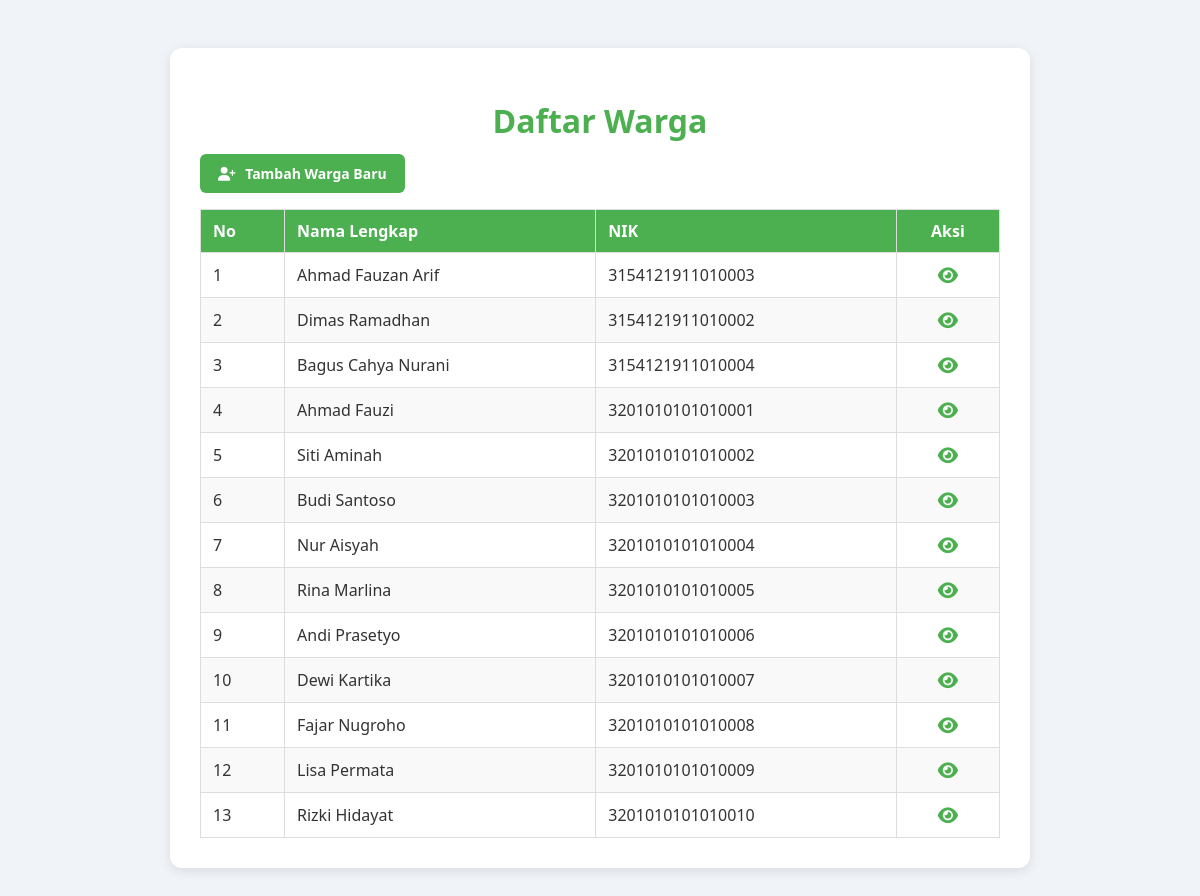
/warga/, run on an earlier commit of the app's database.
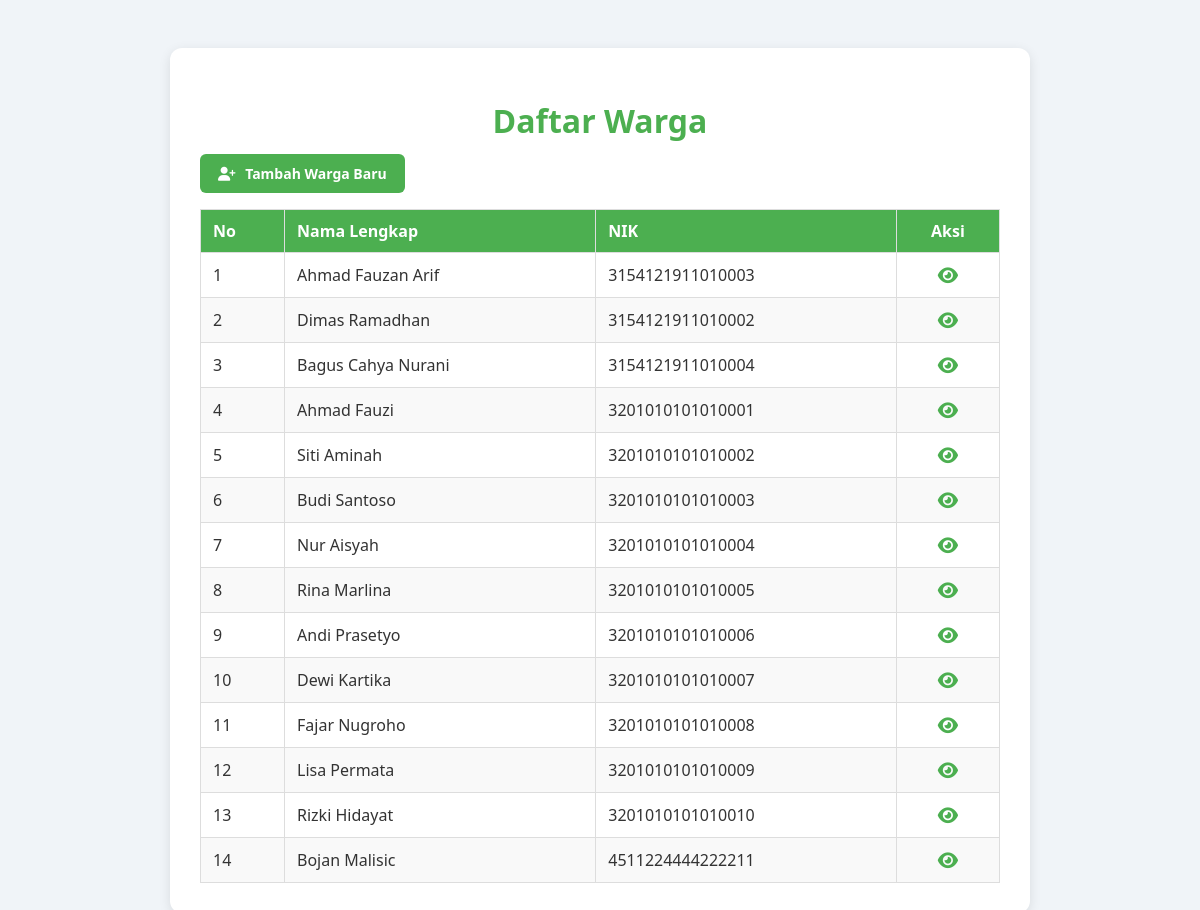
And on a later commit of the database.
### warga/models.py (models this page shows, shortened)
class Warga(models.Model):
    nik = models.CharField(max_length = 16, unique = True, verbose_name = "Nomor Induk Kependudukan")
    nama_lengkap = models.CharField(max_length = 100, verbose_name = "Nama Lengkap")
    alamat = models.TextField(verbose_name = "Alamat Tinggal")
    no_telepon = models.CharField(max_length = 15, blank = True, verbose_name = "Nomor Telepon")
    tanggal_registrasi = models.DateTimeField(auto_now_add = True)

### warga/views.py (the view)
# urls.py: path('', WargaListView.as_view(), name = 'warga-list'),
class WargaListView(ListView):
    model = Warga
    template_name = 'warga/warga_list.html'

### warga/templates/warga/warga_list.html (shortened to what this page needs)
<!DOCTYPE html>
<html lang="id">
<head>
    <link rel="stylesheet" href="https://cdnjs.cloudflare.com/ajax/libs/font-awesome/6.5.0/css/all.min.css" />
</head>
<body>
    <div class="container">
        <h1>Daftar Warga</h1>
        <div class="btn-container">
            <a href="{% url 'warga-tambah' %}" class="btn">
                <i class="fa-solid fa-user-plus"></i> Tambah Warga Baru
            </a>
        </div>
        <table>
            <thead>
                <tr>
                    <th>No</th>
                    <th>Nama Lengkap</th>
                    <th>NIK</th>
                    <th class="aksi">Aksi</th>
                </tr>
            </thead>
            <tbody>
                {% for warga in object_list %}
                    <tr>
                        <td>{{ forloop.counter }}</td>
                        <td>{{ warga.nama_lengkap }}</td>
                        <td>{{ warga.nik }}</td>
                        <td class="aksi">
                            <a href="{% url 'warga-detail' warga.pk %}">
                                <i class="fa-solid fa-eye"></i>
                            </a>
                        </td>
                    </tr>
                {% empty %}
                    <tr>
                        <td colspan="4" class="no-data">Belum ada data warga yang terdaftar.</td>
                    </tr>
                {% endfor %}
            </tbody>
        </table>
    </div>
</body>
</html>

What changed in the data, as far as the page shows it:
added Warga: nama_lengkap "Bojan Malisic", nik "4511224444222211"
